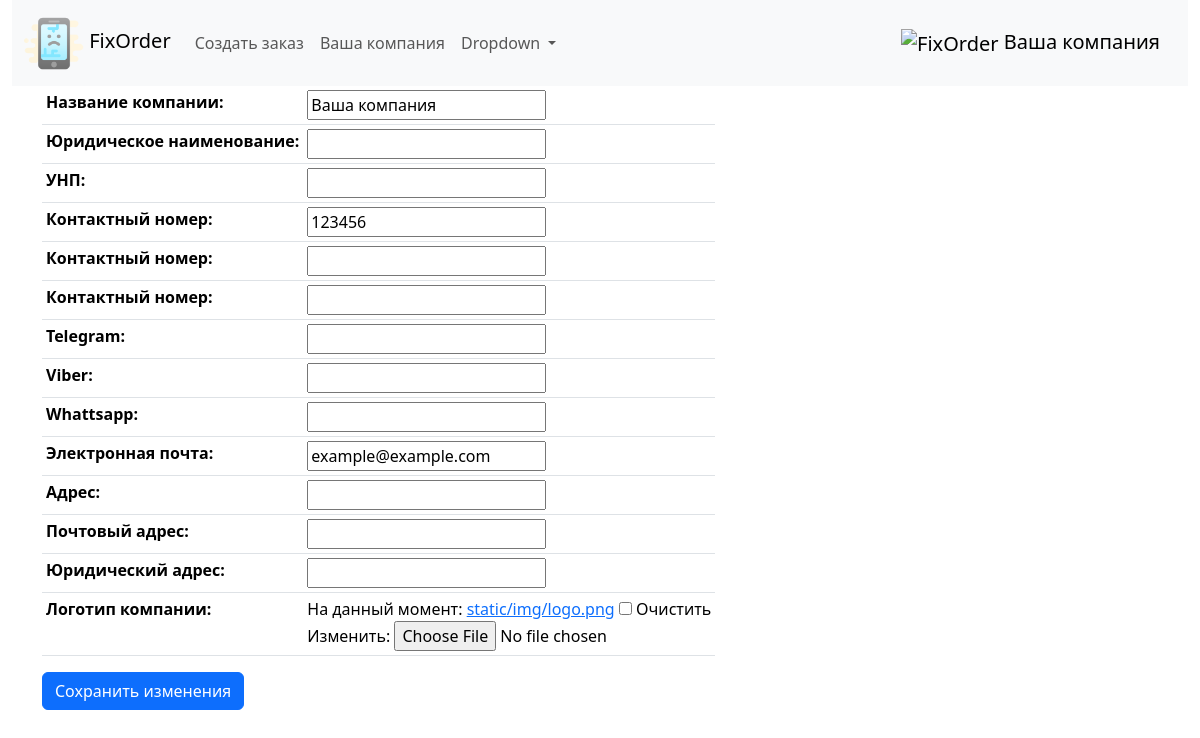
Page /company/ on the earlier database version.
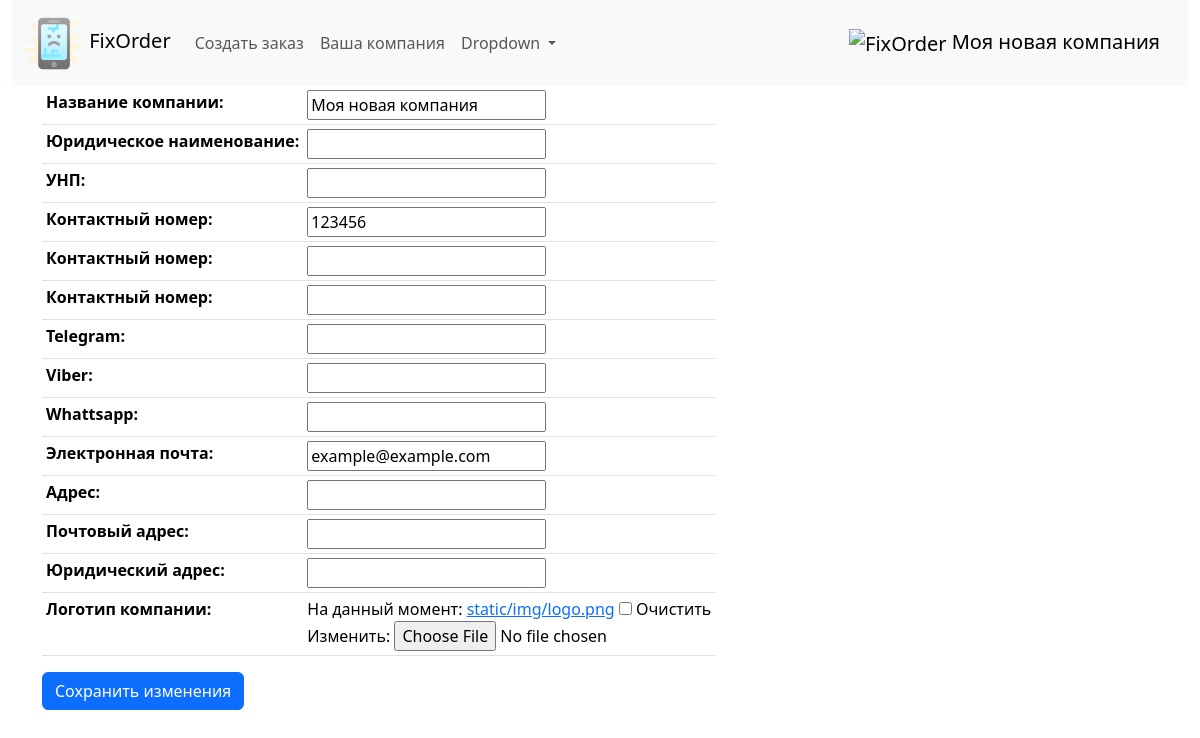
Same page on the later database version.
### fixorder/models.py (models this page shows, shortened)
class Company(models.Model):
    brand_name = models.CharField(max_length=255, unique=True, db_index=True, verbose_name='Название компании')
    official_name = models.CharField(max_length=255, blank=True, null=True, unique=True, db_index=True, verbose_name='Юридическое наименование')
    unp = models.DecimalField(max_digits=10, decimal_places=2, blank=True, null=True, verbose_name='УНП')
    phone = models.CharField(max_length=20, unique=True, verbose_name='Контактный номер')
    phone1 = models.CharField(max_length=20, blank=True, null=True, unique=True, verbose_name='Контактный номер')
    phone2 = models.CharField(max_length=20, blank=True, null=True, unique=True, verbose_name='Контактный номер')
    telegram = models.CharField(max_length=40, blank=True, null=True, verbose_name='Telegram')
    viber = models.CharField(max_length=20, blank=True, null=True, verbose_name='Viber')
    whatsapp = models.CharField(max_length=20, blank=True, null=True, verbose_name='Whattsapp')
    email = models.EmailField(max_length=50, blank=True, null=True, verbose_name='Электронная почта')
    adress = models.CharField(max_length=255, blank=True, null=True, unique=True, db_index=True, verbose_name='Адрес')
    postal_adress = models.CharField(max_length=255, blank=True, null=True, unique=True, verbose_name='Почтовый адрес')
    official_adress = models.CharField(max_length=255, blank=True, null=True, unique=True, verbose_name='Юридический адрес')
    photo = models.ImageField(upload_to="static/img/", blank=True, null=True, verbose_name="Логотип компании")

### fixorder/views.py (the view)
# urls.py: path('company/', views.CompanyView.as_view(), name='company'),
class CompanyView(UpdateView):
    model = Company
    fields = '__all__'
    template_name = 'fixorder/edit_company.html'
    success_url = reverse_lazy('company')
    extra_context = {'title': 'Профиль компании'}
    def get_object(self, queryset=None):
        pk=1
        obj = get_object_or_404(Company, pk=pk)
        return obj

### fixorder/templatetags/fixorder_tags.py (called while the page is built)
@register.simple_tag
def logo_url():
    return static('img/logo.png')

@register.simple_tag
def get_company_name():
    return Company.objects.get(pk=1).brand_name

### fixorder/templates/fixorder/edit_company.html (shortened to what this page needs)
{% extends 'fixorder/base.html' %}
{% load static %}
{% block content %}
<form action="" method="post" enctype="multipart/form-data">
    <table class="table table-hover table-sm w-auto">
       {{ form.as_table }}
   </table>
    <button type="submit" class="btn btn-primary">Сохранить изменения</button>
</form>
{% endblock %}

### fixorder/templates/fixorder/base.html (shortened to what this page needs)
{% load static %}
{% load fixorder_tags %}
<!DOCTYPE html>
<html lang="en">
<head>
    <link rel="stylesheet" href="{% static 'css/bootstrap.min.css' %}">
</head>
<body>
    <header class="header sticky-top d-flex align-items-center">
        <div class="container-fluid text-center">
            <div class="row">
                <div class="col-12">
                {% include 'fixorder/navbar.html'%}
                </div>
            </div>
        </div>
    </header>
    <div class="container">
        <div class="row">
            <div class="col-12">
                {% block content %}{% endblock content %}
            </div>
        </div>
    </div>
</body>
</html>

### fixorder/templates/fixorder/navbar.html (shortened to what this page needs)
{% load fixorder_tags %}
<nav class="navbar navbar-expand-lg bg-body-tertiary">
  <div class="container-fluid">
    <a class="navbar-brand" href="/">
      <img src="/static/img/br_phone.png" alt="" height="60">
      FixOrder
    </a>
    <div class="collapse navbar-collapse" id="navbarSupportedContent">
      <ul class="navbar-nav me-auto mb-2 mb-lg-0">
        <li class="nav-item">
          <a class="nav-link" href="/neworder">Создать заказ</a>
        </li>
        <li class="nav-item">
          <a class="nav-link" href="/company">Ваша компания</a>
        </li>
        <li class="nav-item dropdown">
          <a class="nav-link dropdown-toggle" href="#" role="button" data-bs-toggle="dropdown" aria-expanded="false">
            Dropdown
          </a>
        </li>
      </ul>
    </div>
    <a class="navbar-brand" href="/">
      <img src="{% logo_url %}" alt="FixOrder" height="60">
      {% get_company_name %}
    </a>
    </div>
</nav>

Differences in the rows shown:
changed Company "example@example.com": brand_name "Ваша компания" → "Моя новая компания"
